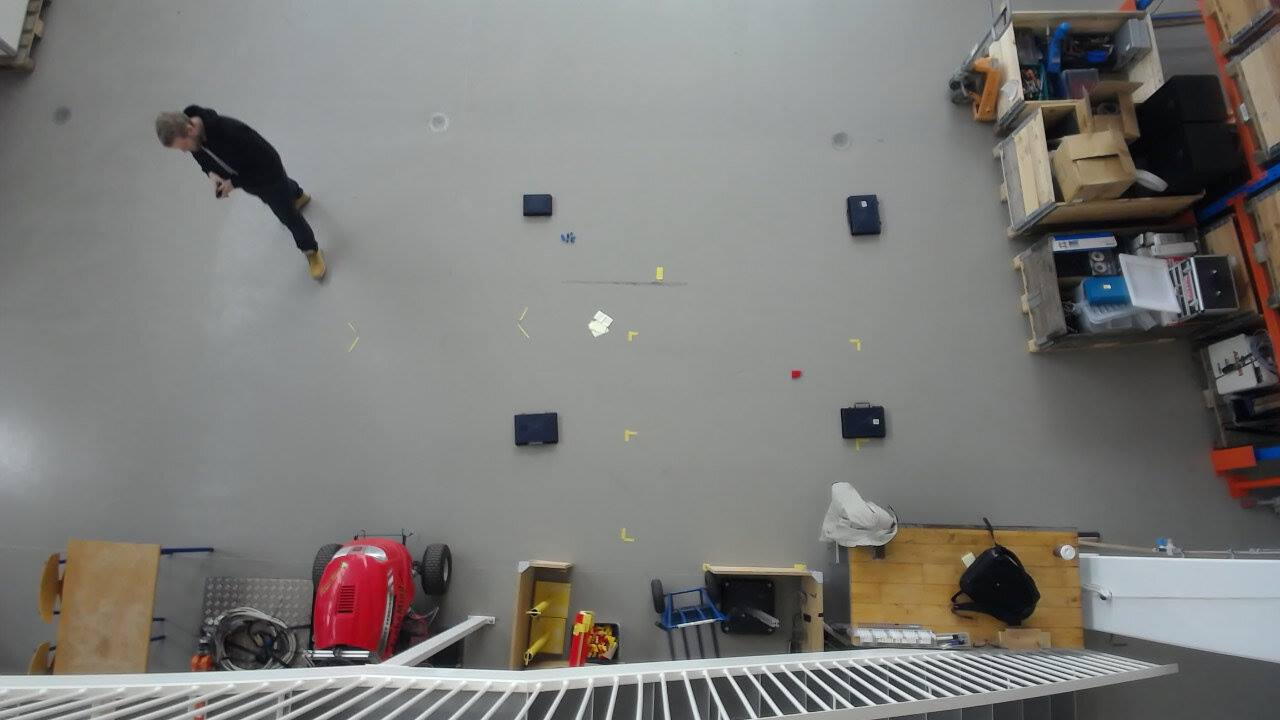
#> input picture 1.jpg, 1280 x 720 px
$ python pixTest.py   (Python 2 division)
#> lines starting #> are read from the running program, lines starting #| are printed output that depends on the picture
# Program to identify objects in a photo


#####################################
# last entry: 15/2 - 2017 by TGJ
#####################################
# -*- coding: utf-8 -*-
# Building the basics of the program. import a photo
# Looking blue objects on floor.
#
######################################
import cv2
import numpy as np

#print "Dette er en en python start test"
#Reading in the picture
picture1 = cv2.imread('1.jpg')			#Test pictures
#> picture1 is the input picture: shape (720, 1280, 3); mean B, G, R 120.6, 123.3, 124.4
#picture2 = cv2.imread('2.jpg')			#Test pictures
#picture3 = cv2.imread('3.jpg')			#Test pictures
#picture4 = cv2.imread('4.jpg')			#Test pictures

#Showing picture
cv2.imshow('Original',picture1)

################ Test zone ####################

print 'The size of the Original picture is ', picture1.shape
#| The size of the Original picture is  (720, 1280, 3)

# NOTE: its img[y: y + h, x: x + w] and *not* img[x: x + w, y: y + h]
crop_img = picture1[190:450,525:890] 			#rough estimates from picture1
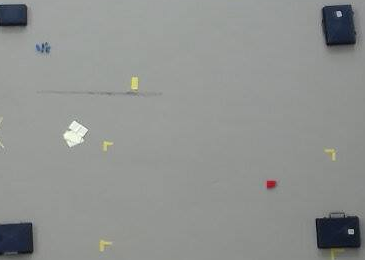
#> crop_img: shape (260, 365, 3); mean B, G, R 143.6, 145.8, 143.4

cv2.imshow('cropped image',crop_img)			#Output image

cv2.imwrite('cropped image.jpg' , crop_img)		#Saving the cropped image
print crop_img
#> (printed output is left out)
"""
hsv = cv2.cvtColor(picture1, cv2.COLOR_BGR2HSV)		# Convert BGR to HSV
    # define range of blue color in HSV
lower_blue = np.array([110,50,50])
upper_blue = np.array([130,255,255])

lower_red = np.array([160,50,50])
upper_red = np.array([179,255,255])

    # Threshold the HSV image to get only blue colors
mask = cv2.inRange(hsv, lower_blue, upper_blue)		#Blue mask
    # Bitwise-AND mask and original image
res = cv2.bitwise_and(picture1,picture1, mask= mask)	#Resulting Blue objects

Rmask = cv2.inRange(hsv, lower_red,upper_red)		#Red mask
Rres = cv2.bitwise_and(picture1,picture1, mask = Rmask)	#Resulting Red objects

cv2.imshow('mask',mask)
#cv2.imshow('res',res)
#cv2.imshow('Red objects',Rres)

######## testing with the cropped image ######
hsv2 = cv2.cvtColor(crop_img , cv2.COLOR_BGR2HSV)	#Transform to HSV
# define range of blue color in HSV
lower_blue2 = np.array([110,50,30])
upper_blue2 = np.array([130,255,255])

lower_red2 = np.array([160,50,50])
upper_red2 = np.array([179,255,255])

mask2 = cv2.inRange(hsv2,lower_blue2,upper_blue2)	#Blue mask
res2= cv2.bitwise_and(crop_img,crop_img,mask = mask2)	#Resulting Blue objects

Rmask2 = cv2.inRange(hsv2, lower_red2,upper_red2)	#Red mask
Rres2 = cv2.bitwise_and(crop_img,crop_img, mask = Rmask2)#Resulting Red objects

total_mask = mask2+Rmask2
total_Res=cv2.bitwise_and(crop_img,crop_img, mask = total_mask)

cv2.imshow('Image with object and corners',total_Res)
cv2.imwrite('All objects.jpg',total_Res)

cv2.imshow('cropped res',res2)
cv2.imshow('cropped Red res',Rres2)


###############################################

#Saving the image
"""

# waiting for keystroke, then closes all windows
cv2.waitKey(0)

#cv2.destroyALLWindows()
